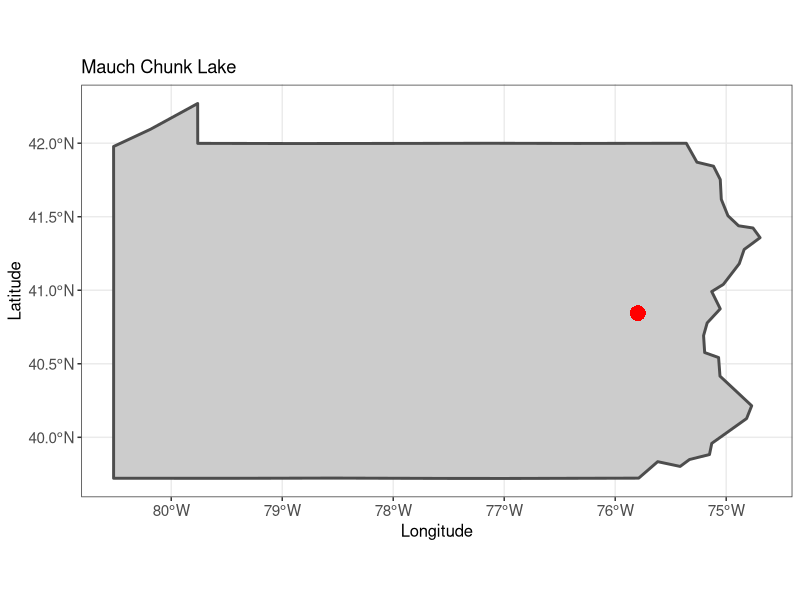
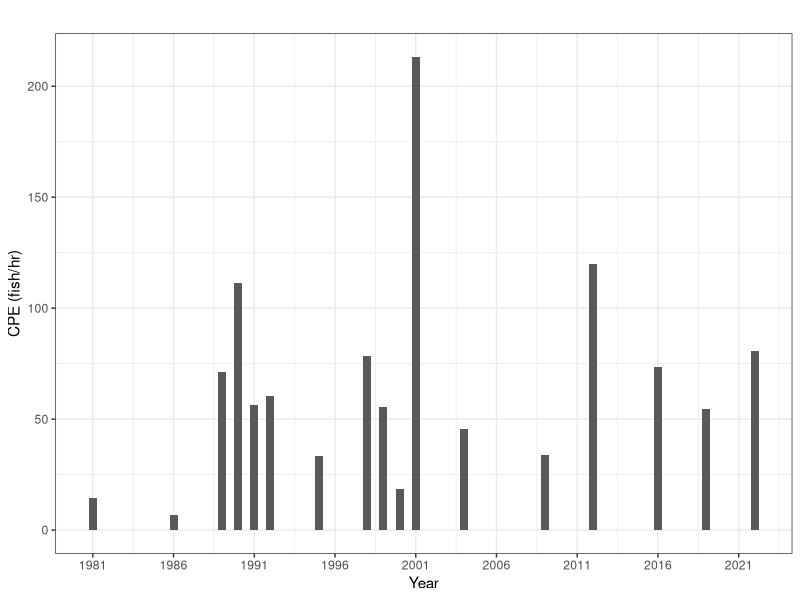
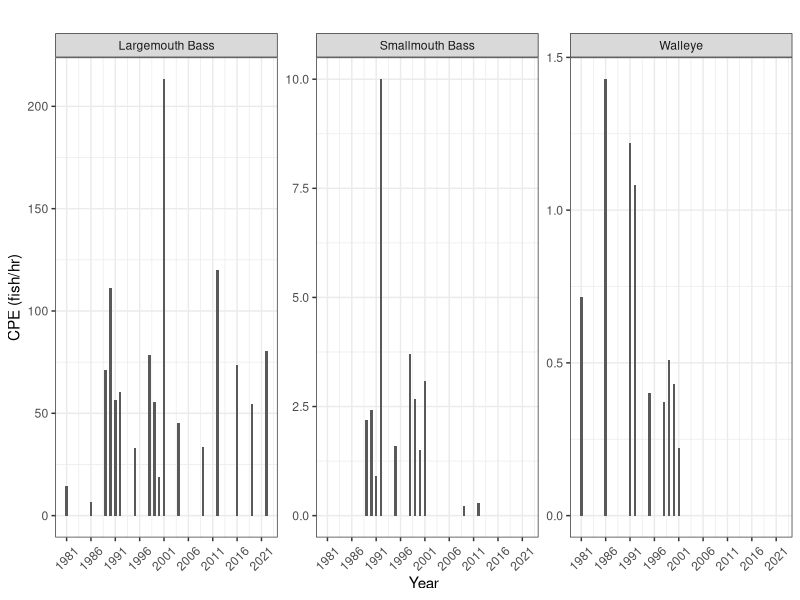

These figures' R source, in order:
# R Workshop, March 21-22 2024
# Ty Wagner, USGS

# Exercise 2: Introduction to R - plotting
# Description: To gain experience using ggplot to visualize data
# Dataset: Mauch Chunk Lake (Big Bass reg). Nighttime Boat Electrofishing


# Load R packages
library(dplyr) # data manipulation
library(tidyverse) # data manipulation
library(lubridate) # work with dates
library(kableExtra) # make tables
# New libraries for Ex 2
library(ggplot2) # plotting data and spatial (simple feature; sf) objects
library(sf) # map creation (simple features)
library(spData) # provides access to polygons of US states

# Exercise 1 --------------------------------------------------------------



# Read in data
# The "././" syntax is backing out 2 directories from our current file
# so we can navigate into the 02_Data folder where our data are located
dat <- read_csv("././02_Data/Mauch_lake/Mauch_lake_surveys_NBE.csv")

str(dat)


# Data notes:
# Note: in 1986 surveys 35946, 35947 are two seprate entries in the ARDB but have 
# exact catch/effort - likely duplicated. Thus only use one (i.e., 35946) and 
# not include the other 						
# Note: in 2000 surveys 35970 and 35971 are likely duplicated in the ARDB, 
# thus on retain one for analysis (i.e., 35970) and not inculde the other.   						


# Clean data
dat_clean <- dat %>% 
  select(-c(`Water Name`, `Unique Water Site ID`,
            `Water Section ID`, `Group Size Fish Length`,
            `Survey Purpose`, `Water Site Comment`,
            `Water Site Survey Comment`, Month, Description)) %>% # remove unwanted columns
  rename(Water_site_survey_ID  = `Water Site Survey ID`,
         Lat = `Survey Site Lat DD`,
         Long = `Survey Site Lon DD`,
         Species = `Fish Species Name`,
         Number_caught = `Number Caught`,
         Effort = `Effort Hours`) %>% # rename columns
  filter(Water_site_survey_ID != 35947 & Water_site_survey_ID != 35971)  %>% # remove duplicate surveys
  mutate(Date = mdy_hm(`Site Date`)) %>% # Convert Site Date to date format
  select(-c(`Site Date`)) %>% 
  # filter(Species == "Largemouth Bass") %>% # Select Largemouth bass
  rename_with(tolower) # make all column names lower case
  
  
str(dat_clean)

head(dat_clean, 20)

# Calculate total catch for each year, survey, and species
dat_tot_catch <- dat_clean %>% 
  group_by(year, water_site_survey_id, species) %>% # group data 
  mutate(total_catch = sum(number_caught)) %>% # sum over catch for each variable in group_by
  ungroup() %>% # ungroup data
  distinct(year, water_site_survey_id, species, .keep_all=TRUE) %>% # retain distinct combos since we don't need size-specific numbers here
  select(-c(number_caught)) # remove number caught, no longer needed


# Species that were not caught in a given survey and year are not recorded as zero catch,
# but we would like to do so. Thus, we have to input missing species names into surveys
# and years where they were not recorded and give them a zero catch values

dat_tot_catch2 <- dat_tot_catch %>% 
  select(water_site_survey_id, year, species, total_catch, effort) %>% # Select columns of interest for summarizing
  complete(nesting(water_site_survey_id, year), species,  fill = list(total_catch=0)) %>% # Input missing species for surveys and years
  arrange(year, species) # sort by year and species

# Look at first few rows of tot_catch2
head(dat_tot_catch2, 30)


# Lets replace the NA values for imputed species efforts to the actual effort of the survey
dat_tot_catch2 <- dat_tot_catch2 %>% 
  group_by(water_site_survey_id) %>% 
  mutate(effort = replace_na(mean(effort, na.rm=T))) %>% 
  ungroup()

tail(dat_tot_catch2, 30)

# Summarize mean catch (across surveys for each year and species)
# sample size, and mean effort.
table1 <- dat_tot_catch2 %>% 
  group_by(year, species) %>% 
 summarize(n = n(), total_catch = sum(total_catch, na.rm=T),
           total_effort = sum(effort, na.rm=T)) %>% 
  arrange(year, species)

# Create a table of the catch summary
table1 %>% 
  kbl(caption = "Catch and effort (hrs) summary table.", digits=2,
      col.names = c("Year",
                    "Species",
                    "n (surveys)",
                    "Total catch",
                    "Total effort (hrs)")) %>%
  row_spec(0,bold=TRUE) %>% 
  kable_classic(full_width = F, html_font = "Cambria") 


# Exercise 2 --------------------------------------------------------------


#----- Create a map showing the spatial location of Mauch Chunk Lake

# We are only plotting the location of a single lake (one x,y coordiate)
# so we can just grab the first row of dat_tot_catch for our lat/long data

# Subset first row and all columns of dat_tot_catch
map_dat <- dat_tot_catch[1,]
# Convert map_dat to a spatial object (simple feature)
# and set its coordinate references system (crs)
map_dat <- st_as_sf(map_dat, coords = c("long", "lat"), crs = 4326)

# Grab state boundaries from the spData package and
# transform the coordinate references system (crs)
# crs = 4326 = WGS84; WGS84 CRS is often used for lat and long positions
us_states2 <- st_transform(us_states, crs = 4326)
# Rename column to "State"
colnames(us_states2)[2] <- "State"
# Select state(s) of interest
selectStates <- c("Pennsylvania")
# Subset us_states2 data to grab our selectStates for plotting
# The %in% syntax is matching what is in us_states2$State with
# what is in selectStates (i.e., Pennsylvania, in this case)
us_state_select <- us_states2[us_states2$State %in% selectStates, ]

# Create map of PA (us_state_select) and our single point
# for Mauch Chunk Lake (map_dat)
ggplot() +
  geom_sf(data = us_state_select, color = "gray30", lwd=1, fill="grey80") +
  geom_sf(data=map_dat, shape=16, size = 5, colour="red") +
  labs(title="Mauch Chunk Lake", y="Latitude", x="Longitude") +
  theme_bw() +
  theme(axis.text = element_text(size = 11),
        axis.title = element_text(size = 12))

# Plot catch-per-unit-effort data over time for select species

# Subset table1 for the species Largemouth Bass, Smallmouth Bass, 
# and Walleye. We need to ungroup table1 first, then filter and mutate,
# and use complete to fill in years

dat_lmb_plot <- ungroup(table1) %>% 
  filter(species == "Largemouth Bass") %>% 
  mutate(cpe = total_catch/total_effort) %>% 
  complete(year = min(year):max(year))

# Plot cpe over time
ggplot(data=dat_lmb_plot, aes(x=year, y=cpe)) +
  geom_bar(stat="identity", width=0.5) +
  labs(title="", y="CPE (fish/hr)", x="Year") +
  theme_bw() +
  scale_x_continuous(breaks=seq(1981,2022,5))

# Select data for multiple species
dat_spp_plot <- ungroup(table1) %>% 
  filter(species == "Largemouth Bass" | species == "Smallmouth Bass" |
           species == "Walleye") %>% 
  mutate(cpe = total_catch/total_effort) %>% 
  complete(nesting(species), year = min(year):max(year))

# Plot cpe over time for multiple species
ggplot(data=dat_spp_plot, aes(x=year, y=cpe)) +
  facet_wrap(~species, scales = "free_y") +
  geom_bar(stat="identity", width=0.5) +
  labs(title="", y="CPE (fish/hr)", x="Year") +
  theme_bw() +
  scale_x_continuous(breaks=seq(1981,2022,5)) +
  theme(axis.text.x = element_text(angle = 45, vjust = 0.5, hjust=0.5))
